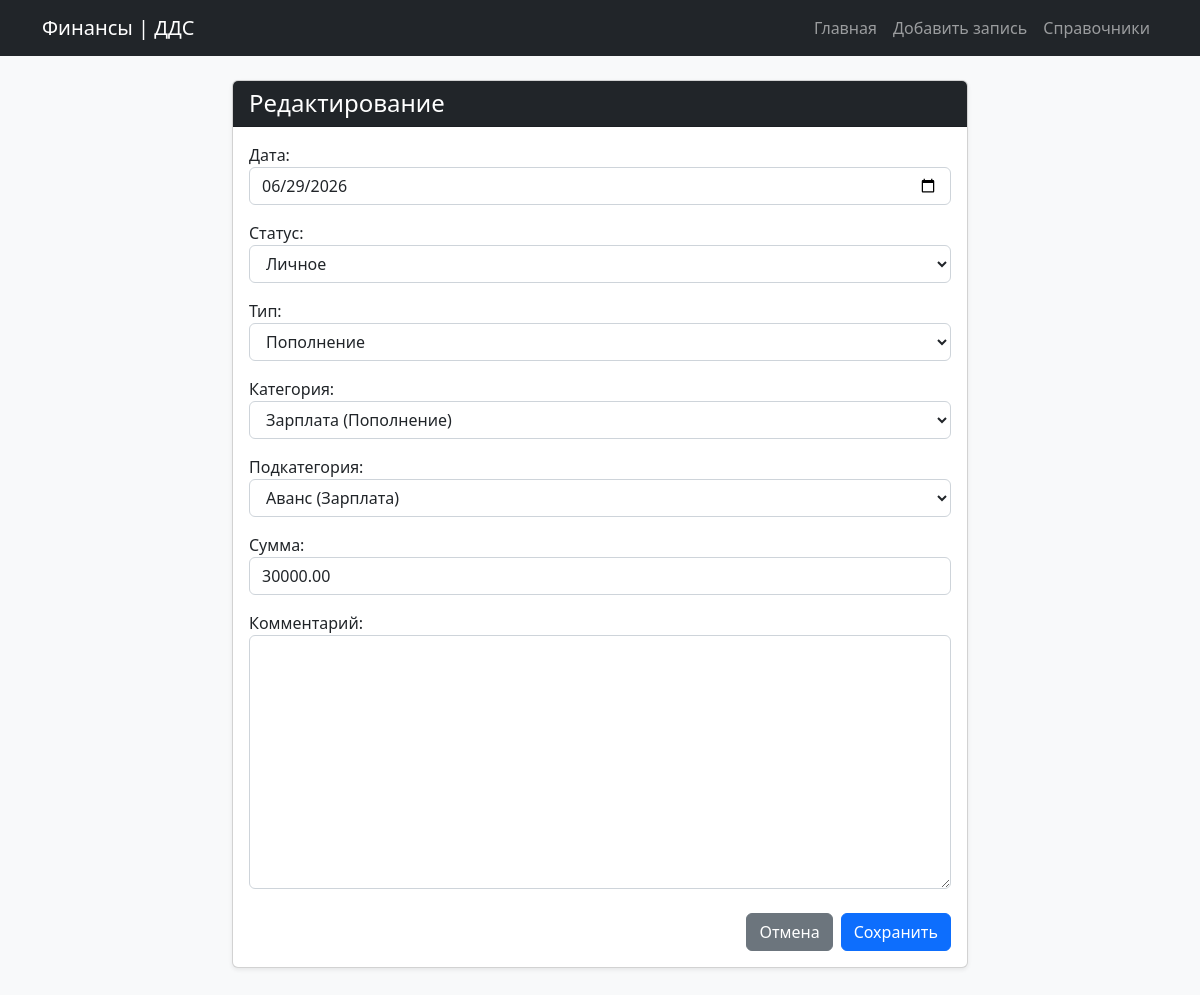
Screenshot of /3/update/ with the database file from the repository.
### tracker/models.py (models this page shows, shortened)
class Transaction(models.Model):
    date = models.DateField(default=timezone.now, verbose_name="Дата")
    status = models.ForeignKey(
        Status,
        on_delete=models.PROTECT,
        related_name="transactions",
        verbose_name="Статус"
    )
    type = models.ForeignKey(
        Type,
        on_delete=models.PROTECT,
        related_name="transactions",
        verbose_name="Тип"
    )
    category = models.ForeignKey(
        Category,
        on_delete=models.PROTECT,
        related_name="transactions",
        verbose_name="Категория"
    )
    subcategory = models.ForeignKey(
        Subcategory,
        on_delete=models.PROTECT,
        related_name="transactions",
        verbose_name="Подкатегория"
    )
    amount = models.DecimalField(max_digits=12, decimal_places=2, verbose_name="Сумма")
    comment = models.TextField(blank=True, verbose_name="Комментарий")
    class Meta:
        verbose_name = "Запись ДДС"
        verbose_name_plural = "Записи ДДС"
        ordering = ['-date', '-id']

class Category(models.Model):
    name = models.CharField(max_length=150, verbose_name="Название категории")
    type = models.ForeignKey(
        Type,
        on_delete=models.CASCADE,
        related_name="categories",
        verbose_name="Тип операции"
    )
    class Meta:
        verbose_name = "Категория"
        verbose_name_plural = "Категории"
        ordering = ['type__name', 'name']
        unique_together = ('name', 'type')
    def __str__(self):
        return f"{self.name} ({self.type.name})"

class Subcategory(models.Model):
    name = models.CharField(max_length=150, verbose_name="Название подкатегории")
    category = models.ForeignKey(
        Category,
        on_delete=models.CASCADE,
        related_name="subcategories",
        verbose_name="Категория"
    )
    class Meta:
        verbose_name = "Подкатегория"
        verbose_name_plural = "Подкатегории"
        ordering = ['category__name', 'name']
        unique_together = ('name', 'category')
    def __str__(self):
        return f"{self.name} ({self.category.name})"

### tracker/views.py (the view)
# urls.py: path('<int:pk>/update/', views.TransactionUpdateView.as_view(), name='transaction_update'),
class TransactionUpdateView(UpdateView):
    model = Transaction
    form_class = TransactionForm
    template_name = 'tracker/transaction_form.html'
    success_url = reverse_lazy('transaction_list')

### tracker/forms.py (shortened to what this page needs)
class TransactionForm(forms.ModelForm):
    class Meta:
        model = Transaction
        fields = ['date', 'status', 'type', 'category', 'subcategory', 'amount', 'comment']
        widgets = {
            'date': forms.DateInput(attrs={'type': 'date'}),
        }

### tracker/models.py (called while the page is built)
    def __str__(self):
        return self.name

    def __str__(self):
        return self.name

### tracker/templates/tracker/transaction_form.html (shortened to what this page needs)
{% extends 'tracker/base.html' %}
{% block content %}
<div class="row justify-content-center">
    <div class="col-md-8">
        <div class="card shadow-sm mb-5">
            <div class="card-header bg-dark text-white">
                <h4 class="mb-0">{% if object %}Редактирование{% else %}Новая запись ДДС{% endif %}</h4>
            </div>
            <div class="card-body">
                <form method="post">
                    {{ form.as_p }}
                    <div class="d-flex justify-content-end gap-2 mt-4">
                        <a href="{% url 'transaction_list' %}" class="btn btn-secondary">Отмена</a>
                        <button type="submit" class="btn btn-primary">Сохранить</button>
                    </div>
                </form>
            </div>
        </div>
    </div>
</div>
{% endblock %}

### tracker/templates/tracker/base.html (style rules this page uses)
input[type="text"], input[type="number"], input[type="date"], select, textarea { display: block; width: 100%; padding: .375rem .75rem; font-size: 1rem; font-weight: 400; line-height: 1.5; color: #212529; background-color: #fff; border: 1px solid #ced4da; border-radius: .375rem; margin-bottom: 1rem; }

### rows the page displays
Transaction: date "06/29/2026", status "Личное", subcategory "Аванс (Зарплата)", amount "30000.00"
Category: type "Пополнение"
Subcategory: category "Зарплата (Пополнение)"
